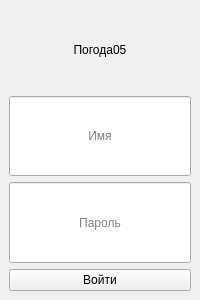
<?xml version="1.0" encoding="UTF-8"?>
<ui version="4.0">
 <class>LoginForm</class>
 <widget class="QMainWindow" name="LoginForm">
  <property name="geometry">
   <rect>
    <x>0</x>
    <y>0</y>
    <width>200</width>
    <height>300</height>
   </rect>
  </property>
  <property name="windowTitle">
   <string>MainWindow</string>
  </property>
  <widget class="QWidget" name="centralwidget">
   <layout class="QVBoxLayout" name="verticalLayout">
    <item>
     <widget class="QLabel" name="infoLabel">
      <property name="sizePolicy">
       <sizepolicy hsizetype="MinimumExpanding" vsizetype="MinimumExpanding">
        <horstretch>0</horstretch>
        <verstretch>0</verstretch>
       </sizepolicy>
      </property>
      <property name="text">
       <string>Погода05</string>
      </property>
      <property name="alignment">
       <set>Qt::AlignCenter</set>
      </property>
     </widget>
    </item>
    <item>
     <widget class="QLineEdit" name="loginText">
      <property name="sizePolicy">
       <sizepolicy hsizetype="MinimumExpanding" vsizetype="MinimumExpanding">
        <horstretch>0</horstretch>
        <verstretch>0</verstretch>
       </sizepolicy>
      </property>
      <property name="alignment">
       <set>Qt::AlignCenter</set>
      </property>
      <property name="placeholderText">
       <string>Имя</string>
      </property>
     </widget>
    </item>
    <item>
     <widget class="QLineEdit" name="passwordText">
      <property name="sizePolicy">
       <sizepolicy hsizetype="MinimumExpanding" vsizetype="MinimumExpanding">
        <horstretch>0</horstretch>
        <verstretch>0</verstretch>
       </sizepolicy>
      </property>
      <property name="alignment">
       <set>Qt::AlignCenter</set>
      </property>
      <property name="placeholderText">
       <string>Пароль</string>
      </property>
     </widget>
    </item>
    <item>
     <widget class="QPushButton" name="loginButton">
      <property name="text">
       <string>Войти</string>
      </property>
     </widget>
    </item>
   </layout>
  </widget>
  <widget class="QMenuBar" name="menubar">
   <property name="geometry">
    <rect>
     <x>0</x>
     <y>0</y>
     <width>200</width>
     <height>22</height>
    </rect>
   </property>
  </widget>
 </widget>
 <resources/>
 <connections/>
</ui>
